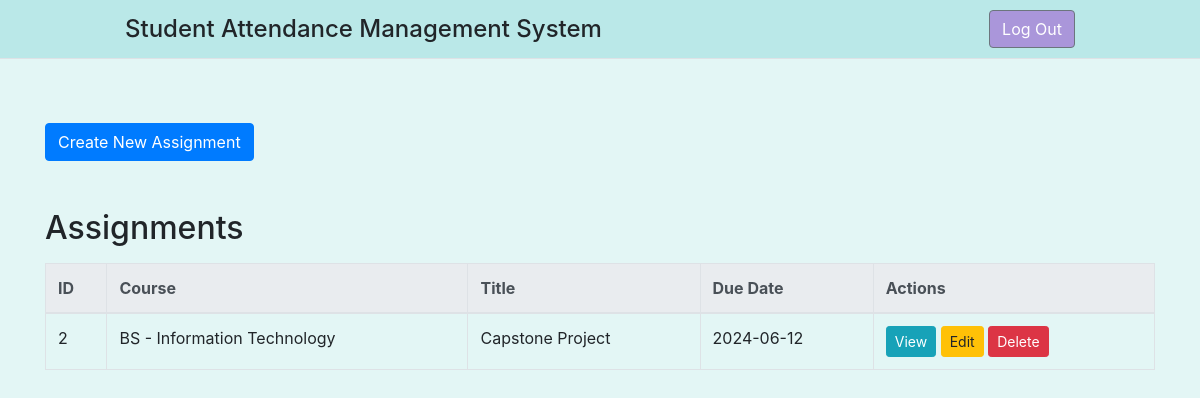
/ (signed in), run on the app's committed database.
### tables this page shows
CREATE TABLE `assignments` (
  `id` int(11) NOT NULL,
  `course` varchar(50) NOT NULL,
  `title` varchar(100) NOT NULL,
  `details` text NOT NULL,
  `due_date` date DEFAULT NULL
);

### index.php (the view, shortened to what this page needs)
<?php
require 'db.php';
$stmt = $pdo->prepare("SELECT * FROM assignments");
$stmt->execute();
$assignments = $stmt->fetchAll(PDO::FETCH_ASSOC);
?>
<!DOCTYPE html>
<html>
<head>
    <link rel="stylesheet" href="https://maxcdn.bootstrapcdn.com/bootstrap/4.0.0/css/bootstrap.min.css">
</head>
<body>
    <div class="header">
        <h1>Student Attendance Management System</h1>
        <a href="logout.php" class="btn btn-secondary">Log Out</a>
    </div>
    <div class="container mt-5">
        <a href="create_assignment.php" class="btn btn-primary mt-3">Create New Assignment</a>
        <h2 class="mt-5">Assignments</h2>
        <table class="table table-bordered mt-3">
            <thead class="thead-light">
                <tr>
                    <th>ID</th>
                    <th>Course</th>
                    <th>Title</th>
                    <th>Due Date</th>
                    <th>Actions</th>
                </tr>
            </thead>
            <tbody>
                <?php foreach ($assignments as $assignment): ?>
                    <tr>
                        <td><?php echo htmlspecialchars($assignment['id']); ?></td>
                        <td><?php echo htmlspecialchars($assignment['course']); ?></td>
                        <td><?php echo htmlspecialchars($assignment['title']); ?></td>
                        <td><?php echo htmlspecialchars($assignment['due_date']); ?></td>
                        <td>
                            <a href="read_assignment.php?id=<?php echo $assignment['id']; ?>" class="btn btn-info btn-sm">View</a>
                            <a href="update_assignment.php?id=<?php echo $assignment['id']; ?>" class="btn btn-warning btn-sm">Edit</a>
                            <a href="delete_assignment.php?id=<?php echo $assignment['id']; ?>" class="btn btn-danger btn-sm" onclick="return confirm('Are you sure you want to delete this assignment?');">Delete</a>
                        </td>
                    </tr>
                <?php endforeach; ?>
            </tbody>
        </table>
    </div>
</body>
</html>

### index.php (style rules this page uses)
body { background-color: #e3f6f5; }
.btn-secondary { background-color: #aa96da; }
.header { background-color: #bae8e8; padding: 10px 125px; border-bottom: 1px solid #dee2e6; display: flex; justify-content: space-between; align-items: center; }
.header h1 { margin: 0; font-size: 24px; }
.header a { margin-left: auto; }

### data on the page
assignments: id "2", course "BS - Information Technology", title "Capstone Project", due_date "2024-06-12"
